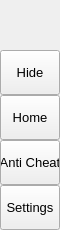
        <widget class="QFrame" name="leftMenuBg">
         <property name="minimumSize">
          <size>
           <width>60</width>
           <height>0</height>
          </size>
         </property>
         <property name="maximumSize">
          <size>
           <width>60</width>
           <height>16777215</height>
          </size>
         </property>
         <property name="frameShape">
          <enum>QFrame::NoFrame</enum>
         </property>
         <property name="frameShadow">
          <enum>QFrame::Raised</enum>
         </property>
         <layout class="QVBoxLayout" name="verticalLayout_3">
          <property name="spacing">
           <number>0</number>
          </property>
          <property name="leftMargin">
           <number>0</number>
          </property>
          <property name="topMargin">
           <number>0</number>
          </property>
          <property name="rightMargin">
           <number>0</number>
          </property>
          <property name="bottomMargin">
           <number>0</number>
          </property>
          <item>
           <widget class="QFrame" name="topLogoInfo">
            <property name="minimumSize">
             <size>
              <width>0</width>
              <height>50</height>
             </size>
            </property>
            <property name="maximumSize">
             <size>
              <width>16777215</width>
              <height>50</height>
             </size>
            </property>
            <property name="frameShape">
             <enum>QFrame::NoFrame</enum>
            </property>
            <property name="frameShadow">
             <enum>QFrame::Raised</enum>
            </property>
            <widget class="QLabel" name="titleLeftApp">
             <property name="geometry">
              <rect>
               <x>70</x>
               <y>8</y>
               <width>160</width>
               <height>20</height>
              </rect>
             </property>
             <property name="font">
              <font>
               <family>Segoe UI Semibold</family>
               <pointsize>12</pointsize>
               <weight>7</weight>
               <italic>false</italic>
               <bold>false</bold>
              </font>
             </property>
             <property name="text">
              <string>Versa AC</string>
             </property>
             <property name="alignment">
              <set>Qt::AlignLeading|Qt::AlignLeft|Qt::AlignTop</set>
             </property>
            </widget>
            <widget class="QLabel" name="titleLeftDescription">
             <property name="geometry">
              <rect>
               <x>70</x>
               <y>27</y>
               <width>160</width>
               <height>16</height>
              </rect>
             </property>
             <property name="maximumSize">
              <size>
               <width>16777215</width>
               <height>16</height>
              </size>
             </property>
             <property name="font">
              <font>
               <family>Segoe UI</family>
               <pointsize>8</pointsize>
               <weight>50</weight>
               <italic>false</italic>
               <bold>false</bold>
              </font>
             </property>
             <property name="text">
              <string>Advanced Anti Cheat</string>
             </property>
             <property name="alignment">
              <set>Qt::AlignLeading|Qt::AlignLeft|Qt::AlignTop</set>
             </property>
            </widget>
            <widget class="QLabel" name="label_5">
             <property name="geometry">
              <rect>
               <x>10</x>
               <y>-1</y>
               <width>41</width>
               <height>51</height>
              </rect>
             </property>
             <property name="text">
              <string/>
             </property>
             <property name="pixmap">
              <pixmap>images/images/Untitled-3.png</pixmap>
             </property>
            </widget>
           </widget>
          </item>
          <item>
           <widget class="QFrame" name="leftMenuFrame">
            <property name="frameShape">
             <enum>QFrame::NoFrame</enum>
            </property>
            <property name="frameShadow">
             <enum>QFrame::Raised</enum>
            </property>
            <layout class="QVBoxLayout" name="verticalMenuLayout">
             <property name="spacing">
              <number>0</number>
             </property>
             <property name="leftMargin">
              <number>0</number>
             </property>
             <property name="topMargin">
              <number>0</number>
             </property>
             <property name="rightMargin">
              <number>0</number>
             </property>
             <property name="bottomMargin">
              <number>0</number>
             </property>
             <item>
              <widget class="QFrame" name="toggleBox">
               <property name="maximumSize">
                <size>
                 <width>16777215</width>
                 <height>45</height>
                </size>
               </property>
               <property name="frameShape">
                <enum>QFrame::NoFrame</enum>
               </property>
               <property name="frameShadow">
                <enum>QFrame::Raised</enum>
               </property>
               <layout class="QVBoxLayout" name="verticalLayout_4">
                <property name="spacing">
                 <number>0</number>
                </property>
                <property name="leftMargin">
                 <number>0</number>
                </property>
                <property name="topMargin">
                 <number>0</number>
                </property>
                <property name="rightMargin">
                 <number>0</number>
                </property>
                <property name="bottomMargin">
                 <number>0</number>
                </property>
                <item>
                 <widget class="QPushButton" name="toggleButton">
                  <property name="sizePolicy">
                   <sizepolicy hsizetype="Expanding" vsizetype="Fixed">
                    <horstretch>0</horstretch>
                    <verstretch>0</verstretch>
                   </sizepolicy>
                  </property>
                  <property name="minimumSize">
                   <size>
                    <width>0</width>
                    <height>45</height>
                   </size>
                  </property>
                  <property name="font">
                   <font>
                    <family>Segoe UI</family>
                    <pointsize>10</pointsize>
                    <weight>50</weight>
                    <italic>false</italic>
                    <bold>false</bold>
                   </font>
                  </property>
                  <property name="cursor">
                   <cursorShape>PointingHandCursor</cursorShape>
                  </property>
                  <property name="layoutDirection">
                   <enum>Qt::LeftToRight</enum>
                  </property>
                  <property name="styleSheet">
                   <string notr="true">background-image: url(:/icons/images/icons/icon_menu.png);</string>
                  </property>
                  <property name="text">
                   <string>Hide</string>
                  </property>
                 </widget>
                </item>
               </layout>
              </widget>
             </item>
             <item alignment="Qt::AlignTop">
              <widget class="QFrame" name="topMenu">
               <property name="frameShape">
                <enum>QFrame::NoFrame</enum>
               </property>
               <property name="frameShadow">
                <enum>QFrame::Raised</enum>
               </property>
               <layout class="QVBoxLayout" name="verticalLayout_8">
                <property name="spacing">
                 <number>0</number>
                </property>
                <property name="leftMargin">
                 <number>0</number>
                </property>
                <property name="topMargin">
                 <number>0</number>
                </property>
                <property name="rightMargin">
                 <number>0</number>
                </property>
                <property name="bottomMargin">
                 <number>0</number>
                </property>
                <item>
                 <widget class="QPushButton" name="btn_home">
                  <property name="sizePolicy">
                   <sizepolicy hsizetype="Expanding" vsizetype="Fixed">
                    <horstretch>0</horstretch>
                    <verstretch>0</verstretch>
                   </sizepolicy>
                  </property>
                  <property name="minimumSize">
                   <size>
                    <width>0</width>
                    <height>45</height>
                   </size>
                  </property>
                  <property name="font">
                   <font>
                    <family>Segoe UI</family>
                    <pointsize>10</pointsize>
                    <weight>50</weight>
                    <italic>false</italic>
                    <bold>false</bold>
                   </font>
                  </property>
                  <property name="cursor">
                   <cursorShape>PointingHandCursor</cursorShape>
                  </property>
                  <property name="layoutDirection">
                   <enum>Qt::LeftToRight</enum>
                  </property>
                  <property name="styleSheet">
                   <string notr="true">background-image: url(:/icons/images/icons/cil-home.png);</string>
                  </property>
                  <property name="text">
                   <string>Home</string>
                  </property>
                 </widget>
                </item>
                <item>
                 <widget class="QPushButton" name="btn_widgets">
                  <property name="sizePolicy">
                   <sizepolicy hsizetype="Expanding" vsizetype="Fixed">
                    <horstretch>0</horstretch>
                    <verstretch>0</verstretch>
                   </sizepolicy>
                  </property>
                  <property name="minimumSize">
                   <size>
                    <width>0</width>
                    <height>45</height>
                   </size>
                  </property>
                  <property name="font">
                   <font>
                    <family>Segoe UI</family>
                    <pointsize>10</pointsize>
                    <weight>50</weight>
                    <italic>false</italic>
                    <bold>false</bold>
                   </font>
                  </property>
                  <property name="cursor">
                   <cursorShape>PointingHandCursor</cursorShape>
                  </property>
                  <property name="layoutDirection">
                   <enum>Qt::LeftToRight</enum>
                  </property>
                  <property name="styleSheet">
                   <string notr="true">background-image: url(:/icons/images/icons/cil-3d.png);</string>
                  </property>
                  <property name="text">
                   <string>Anti Cheat</string>
                  </property>
                 </widget>
                </item>
                <item>
                 <widget class="QPushButton" name="btn_new">
                  <property name="sizePolicy">
                   <sizepolicy hsizetype="Expanding" vsizetype="Fixed">
                    <horstretch>0</horstretch>
                    <verstretch>0</verstretch>
                   </sizepolicy>
                  </property>
                  <property name="minimumSize">
                   <size>
                    <width>0</width>
                    <height>45</height>
                   </size>
                  </property>
                  <property name="font">
                   <font>
                    <family>Segoe UI</family>
                    <pointsize>10</pointsize>
                    <weight>50</weight>
                    <italic>false</italic>
                    <bold>false</bold>
                   </font>
                  </property>
                  <property name="cursor">
                   <cursorShape>PointingHandCursor</cursorShape>
                  </property>
                  <property name="layoutDirection">
                   <enum>Qt::LeftToRight</enum>
                  </property>
                  <property name="styleSheet">
                   <string notr="true">background-image: url(:/icons/images/icons/cil-settings.png);</string>
                  </property>
                  <property name="text">
                   <string>Settings</string>
                  </property>
                 </widget>
                </item>
               </layout>
              </widget>
             </item>
             <item alignment="Qt::AlignBottom">
              <widget class="QFrame" name="bottomMenu">
               <property name="frameShape">
                <enum>QFrame::NoFrame</enum>
               </property>
               <property name="frameShadow">
                <enum>QFrame::Raised</enum>
               </property>
               <layout class="QVBoxLayout" name="verticalLayout_9">
                <property name="spacing">
                 <number>0</number>
                </property>
                <property name="leftMargin">
                 <number>0</number>
                </property>
                <property name="topMargin">
                 <number>0</number>
                </property>
                <property name="rightMargin">
                 <number>0</number>
                </property>
                <property name="bottomMargin">
                 <number>0</number>
                </property>
               </layout>
              </widget>
             </item>
            </layout>
           </widget>
          </item>
         </layout>
        </widget>
